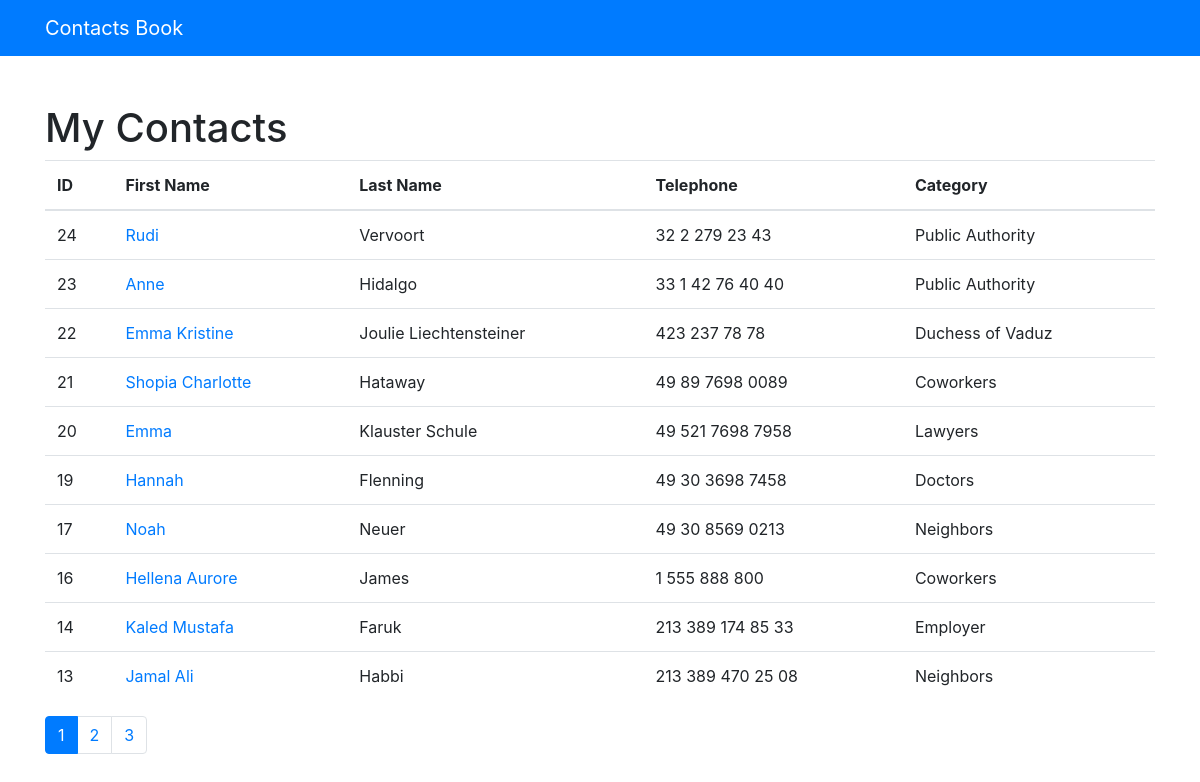
The page / on the database its author committed.
### contacts/models.py (models this page shows, shortened)
class Contact(models.Model):
    first_name = models.CharField(max_length=254, null=False, blank=False)
    last_name = models.CharField(max_length=254, null=False, blank=False)
    telephone = models.CharField(max_length=20, null=False, blank=False)
    email = models.EmailField(max_length=254, blank=True)
    creation_date = models.DateTimeField(default=timezone.now)
    description = models.TextField(blank=True)
    category = models.ForeignKey(Category, on_delete=models.DO_NOTHING)
    show = models.BooleanField(default=True)

class Category(models.Model):
    name = models.CharField(max_length=154, blank=True)
    def __str__(self):
        return self.name

### contacts/views.py (the view)
# urls.py: path('', views.index, name='index'),
def index(request):
    contacts = Contact.objects.order_by('-id').filter(
        show=True
    )
    paginator = Paginator(contacts, 10)
    page = request.GET.get('page')
    contacts = paginator.get_page(page)
    return render(request, 'contacts/index.html', {
        'contacts': contacts
    })

### contacts/templates/contacts/index.html
{% extends 'base.html' %}
{% block content %}
    <h1 class="mt-5">My Contacts</h1>
    <table class="table">
        <thead>
        <tr>
            <th>ID</th>
            <th>First Name</th>
            <th>Last Name</th>
            <th>Telephone</th>
            <th>Category</th>
        </tr>
        </thead>
        <tbody>
        {% for contact in contacts %}
                <tr>
                <td>{{ contact.id }}</td>
                    <td>
                        <a href="{% url 'show_contact' contact.id %}"> {{ contact.first_name }}</a>
                    </td>
                    <td>{{ contact.last_name }}</td>
                    <td>{{ contact.telephone }}</td>
                    <td>{{ contact.category }}</td>
                </tr>
        {% endfor %}
        </tbody>
    </table>
    <nav aria-label="Page navigation example">
        <ul class="pagination">
            {% for pages in contacts.paginator.page_range %}
                {% if contacts.number == pages %}
                    <li class="page-item active"><a class="page-link" href="?page={{ pages }}">{{ pages }}</a></li>
                {% else %}
                    <li class="page-item "><a class="page-link" href="?page={{ pages }}">{{ pages }}</a></li>
                {% endif %}
            {% endfor %}
        </ul>
    </nav>
{% endblock %}

### rows shown on the page
Contact: id "24", first_name "Rudi", last_name "Vervoort", telephone "32 2 279 23 43", category "Public Authority"
Contact: id "23", first_name "Anne", last_name "Hidalgo", telephone "33 1 42 76 40 40", category "Public Authority"
Contact: id "22", first_name "Emma Kristine", last_name "Joulie Liechtensteiner", telephone "423 237 78 78", category "Duchess of Vaduz"
Contact: id "21", first_name "Shopia Charlotte", last_name "Hataway", telephone "49 89 7698 0089", category "Coworkers"
Contact: id "20", first_name "Emma", last_name "Klauster Schule", telephone "49 521 7698 7958", category "Lawyers"
Contact: id "19", first_name "Hannah", last_name "Flenning", telephone "49 30 3698 7458", category "Doctors"
Contact: id "17", first_name "Noah", last_name "Neuer", telephone "49 30 8569 0213", category "Neighbors"
Contact: id "16", first_name "Hellena Aurore", last_name "James", telephone "1 555 888 800", category "Coworkers"
Contact: id "14", first_name "Kaled Mustafa", last_name "Faruk", telephone "213 389 174 85 33", category "Employer"
Contact: id "13", first_name "Jamal Ali", last_name "Habbi", telephone "213 389 470 25 08", category "Neighbors"

### other values the page prints
{{ pages }} "1"
{{ pages }} "2" "3"
